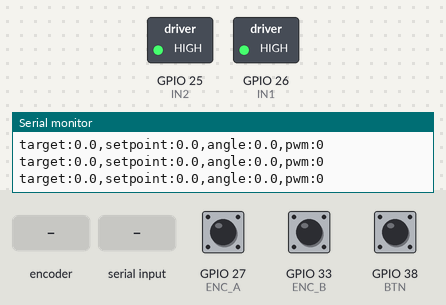
Bench run of a sketch on a simulated ESP32. Shown: switched loads named in the sketch (green lamp = pin HIGH), the last lines printed to the serial monitor. The test bench sets the inputs (shaded band); at power-on: GPIO 38 (BTN) HIGH, GPIO 27 (ENC_A) HIGH, GPIO 33 (ENC_B) HIGH. EEPROM starts erased.

Above: at 1.2 s.
1.3 s: rotary encoder on GPIO 27 (ENC_A) / GPIO 33 (ENC_B) turned 1 step (first pin leading)
At 1.53 s:
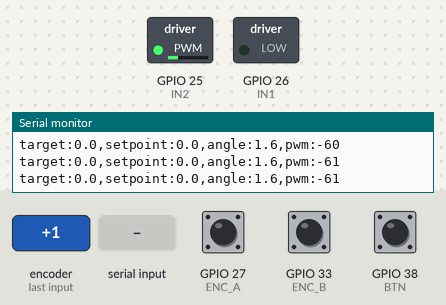
3.7 s: GPIO 38 (BTN) pulled LOW for 0.15 s
At 4.4 s:
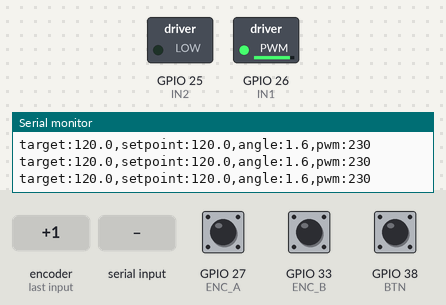
6.0 s: "5\n" received over Serial
At 6.15 s:
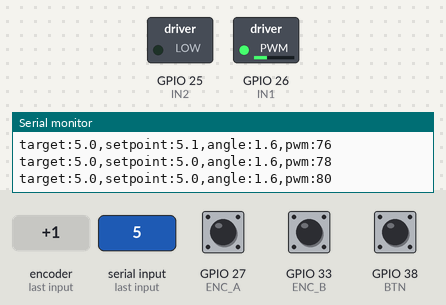
8.3 s: "0\n" received over Serial
At 9.8 s:
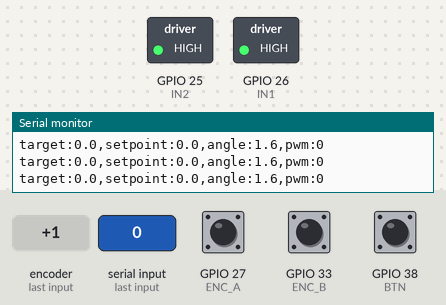
Timing chart, 0 to 11.3 s (numbered marks = the images above; inputs shaded):
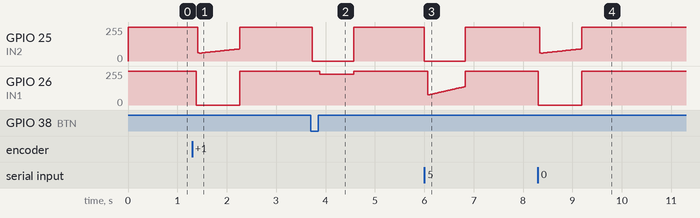

Measured:
- after the input at 1.3 s, GPIO 26 (IN1): 255/255 → 0/255 after 0.08 s, → 255/255 0.89 s later
- after the input at 3.7 s, GPIO 25 (IN2): 255/255 → 0/255 at once, → 255/255 0.83 s later; GPIO 26 (IN1): 255/255 → 229/255 after 0.18 s, → 255/255 0.69 s later
- after the input at 6.0 s, GPIO 25 (IN2): 255/255 → 0/255 at once, → 255/255 0.83 s later
- after the input at 8.3 s, GPIO 26 (IN1): 255/255 → 0/255 at once, → 255/255 0.89 s later

The sketch:

gearmotor_position_control.ino
```cpp
// Pololu #2215 (75:1 HP micro metal gearmotor) + magnetic encoder
// Board: Adafruit Feather ESP32 V2 (ESP32 Arduino core 3.x)
// Driver: DRV8833 (IN/IN)
//
// Closed-loop position control:
//   motion profile (smooth accel/decel) -> PID + friction compensation
//   -> settle check (must sit inside tolerance before it counts as "done")
//   -> active hold (re-corrects if it gets pushed off target)
//
// Control page: join Wi-Fi "MotorCtrl" (pw rotate120) -> http://192.168.4.1
// SW38 on the board = rotate by the current step (default 120 deg).
// Serial: type a number = go to that absolute angle, z = zero.

#include <Arduino.h>
#include <WiFi.h>
#include <WebServer.h>
#include <DNSServer.h>
#include <Preferences.h>

#define ENCODER_TEST 0   // 1 = motor off, print encoder A/B for hand-spin test

// ---------------- WI-FI ----------------
const char* AP_SSID = "MotorCtrl";
const char* AP_PASS = "rotate120";
const IPAddress AP_IP(192, 168, 4, 1);
WebServer server(80);
DNSServer dns;
Preferences prefs;

// ---------------- PINS ----------------
const int IN1 = 26, IN2 = 25;     // DRV8833 AIN1 / AIN2
const int ENC_A = 27, ENC_B = 33; // encoder OUT A / OUT B
const int BTN = 38;               // on-board SW38, active LOW
const int PWM_FREQ = 20000, PWM_RES = 8;

// ---------------- SETTINGS (editable from the page, saved to flash) ----------------
float cpr     = 12.0 * 75.81; // encoder counts per OUTPUT shaft rev (~910)
float stepDeg = 120.0;        // default rotate amount
float kp      = 8.0;          // PWM per deg of error
float ki      = 25.0;         // PWM per (deg*s) - removes steady-state error
float kd      = 0.15;         // PWM per (deg/s) of velocity error - damping
float vmax    = 360.0;        // max speed, deg/s
float acc     = 1500.0;       // accel/decel, deg/s^2
float ffPwm   = 45.0;         // PWM needed to just overcome friction

// ---------------- FIXED CONTROL CONSTANTS ----------------
const int   MAX_PWM      = 230;
const float I_LIMIT      = 80.0;   // max PWM contribution from integral
const float TOL_DEG      = 0.5;    // "arrived" tolerance
const float REENGAGE_DEG = 1.5;    // if pushed this far off while holding, correct
const float SETTLE_VEL   = 8.0;    // deg/s, must be slower than this to count as settled
const uint32_t SETTLE_MS = 150;    // must stay settled this long
const float DT           = 0.002;  // 500 Hz control loop

// ---------------- ENCODER ----------------
volatile long encCount = 0;
volatile uint8_t lastState = 0;
portMUX_TYPE encMux = portMUX_INITIALIZER_UNLOCKED;
const int8_t QEM[16] = {0,-1,1,0, 1,0,0,-1, -1,0,0,1, 0,1,-1,0};

void IRAM_ATTR encISR() {
  uint8_t s = (digitalRead(ENC_A) << 1) | digitalRead(ENC_B);
  portENTER_CRITICAL_ISR(&encMux);
  encCount += QEM[(lastState << 2) | s];
  lastState = s;
  portEXIT_CRITICAL_ISR(&encMux);
}
long readCount() { portENTER_CRITICAL(&encMux); long c = encCount; portEXIT_CRITICAL(&encMux); return c; }
void zeroCount() { portENTER_CRITICAL(&encMux); encCount = 0;      portEXIT_CRITICAL(&encMux); }

// ---------------- MOTOR ----------------
void setMotor(int pwm) {
  pwm = constrain(pwm, -255, 255);
  if (pwm > 0)      { ledcWrite(IN1, pwm); ledcWrite(IN2, 0); }
  else if (pwm < 0) { ledcWrite(IN1, 0);   ledcWrite(IN2, -pwm); }
  else              { ledcWrite(IN1, 255); ledcWrite(IN2, 255); }  // brake
}
void coastMotor() { ledcWrite(IN1, 0); ledcWrite(IN2, 0); }

// ---------------- STATE ----------------
enum State { HOLD, MOVING, CALIBRATING, FAULT };
State state = HOLD;
const char* faultMsg = "";

float target = 0;      // where the user wants to be (deg)
float sp = 0;          // profiled setpoint the loop actually chases
float spVel = 0;       // profile velocity
float angle = 0;       // measured
float vel = 0;         // measured, filtered (deg/s)
float integ = 0;
int   pwmOut = 0;

float countsPerDeg() { return cpr / 360.0; }

void startMove(float newTarget) {
  if (state == CALIBRATING) return;
  if (state != MOVING) {            // start profile from where we actually are
    sp = angle; spVel = 0; integ = 0;
  }
  target = newTarget;
  faultMsg = "";
  state = MOVING;
}

void stopHere() {
  target = sp = angle; spVel = 0; integ = 0;
  if (state != CALIBRATING) state = HOLD;
  faultMsg = "";
}

void setFault(const char* msg) { state = FAULT; faultMsg = msg; pwmOut = 0; integ = 0; }

// ---------------- CONTROL LOOP ----------------
void controlStep(float dt) {
  static float lastAngle = 0;
  static uint32_t settledSince = 0;
  static long lastCount = 0;
  static uint32_t lastCountChange = 0;
  static uint32_t wrongWaySince = 0;

  long c = readCount();
  angle = c / countsPerDeg();
  float vRaw = (angle - lastAngle) / dt;
  lastAngle = angle;
  vel += 0.1 * (vRaw - vel);

  if (state == CALIBRATING) { coastMotor(); pwmOut = 0; return; }
  if (state == FAULT)       { setMotor(0);  pwmOut = 0; return; }

  float finalErr = target - angle;

  if (state == HOLD) {
    pwmOut = 0;
    setMotor(0);                                   // brake
    if (fabs(finalErr) > REENGAGE_DEG) startMove(target);   // got pushed, fix it
    lastCount = c; lastCountChange = millis();
    return;
  }

  // ---- MOVING: 1) advance the motion profile ----
  float dist = target - sp;
  float vDes = (dist >= 0 ? 1 : -1) * min(vmax, sqrtf(2.0f * acc * fabs(dist)));
  float maxDv = acc * dt;
  spVel += constrain(vDes - spVel, -maxDv, maxDv);
  sp += spVel * dt;
  bool profileDone = false;
  if (fabs(target - sp) < 0.05 && fabs(spVel) <= maxDv * 2) { sp = target; spVel = 0; profileDone = true; }

  // ---- 2) PID on (setpoint - measured) ----
  float e = sp - angle;
  float ve = spVel - vel;
  integ += e * dt;
  if (ki > 0) integ = constrain(integ, -I_LIMIT / ki, I_LIMIT / ki);
  float u = kp * e + ki * integ + kd * ve;

  // ---- 3) friction compensation ----
  int pwm = 0;
  if (fabs(u) > 1.0) pwm = (int)(u + (u > 0 ? ffPwm : -ffPwm));
  pwm = constrain(pwm, -MAX_PWM, MAX_PWM);

  // ---- 4) arrived? must be inside tolerance AND slow for SETTLE_MS ----
  if (profileDone && fabs(finalErr) < TOL_DEG && fabs(vel) < SETTLE_VEL) {
    if (settledSince == 0) settledSince = millis();
    if (millis() - settledSince > SETTLE_MS) {
      state = HOLD; integ = 0; settledSince = 0;
      pwmOut = 0; setMotor(0);
      return;
    }
  } else {
    settledSince = 0;
  }

  // ---- 5) safety ----
  // driving hard but encoder not counting
  if (c != lastCount || abs(pwm) < ffPwm + 15) { lastCount = c; lastCountChange = millis(); }
  else if (millis() - lastCountChange > 800) { setFault("Motor is driven but encoder isn't counting - check encoder power/wiring or a jam."); return; }
  // driving one way, moving the other way
  if (abs(pwm) > ffPwm + 30 && fabs(vel) > 30 && ((pwm > 0) != (vel > 0))) {
    if (wrongWaySince == 0) wrongWaySince = millis();
    if (millis() - wrongWaySince > 250) { setFault("Motor and encoder directions are reversed - swap ENC_A/ENC_B in code or swap motor leads."); return; }
  } else wrongWaySince = 0;

  pwmOut = pwm;
  setMotor(pwm);
}

// ---------------- SETTINGS STORAGE ----------------
void loadSettings() {
  prefs.begin("motor", true);
  cpr     = prefs.getFloat("cpr", cpr);
  stepDeg = prefs.getFloat("step", stepDeg);
  kp      = prefs.getFloat("kp", kp);
  ki      = prefs.getFloat("ki", ki);
  kd      = prefs.getFloat("kd", kd);
  vmax    = prefs.getFloat("vmax", vmax);
  acc     = prefs.getFloat("acc", acc);
  ffPwm   = prefs.getFloat("ff", ffPwm);
  prefs.end();
}
void saveSettings() {
  prefs.begin("motor", false);
  prefs.putFloat("cpr", cpr);   prefs.putFloat("step", stepDeg);
  prefs.putFloat("kp", kp);     prefs.putFloat("ki", ki);   prefs.putFloat("kd", kd);
  prefs.putFloat("vmax", vmax); prefs.putFloat("acc", acc); prefs.putFloat("ff", ffPwm);
  prefs.end();
}

// ---------------- WEB PAGE ----------------
const char PAGE[] PROGMEM = R"HTML(
<!DOCTYPE html><html><head>
<meta name="viewport" content="width=device-width, initial-scale=1">
<title>Motor Control</title>
<style>
 *{box-sizing:border-box}
 body{font-family:-apple-system,system-ui,sans-serif;background:#111;color:#eee;margin:0;padding:16px;max-width:460px;margin:auto}
 h1{font-size:20px;margin:4px 0 12px}
 .card{background:#1c1c1e;border-radius:14px;padding:14px;margin-bottom:12px}
 .big{font-size:44px;font-weight:700;font-variant-numeric:tabular-nums}
 .row{display:flex;gap:8px;align-items:center;margin:6px 0}
 .lbl{color:#999;font-size:13px}
 .val{font-variant-numeric:tabular-nums}
 button{flex:1;font-size:18px;padding:16px;border:0;border-radius:12px;color:#fff;background:#3a3a3c}
 button.go{background:#2b7cff} button.warn{background:#c0392b}
 button:active{transform:scale(.97)}
 input{width:100%;font-size:18px;padding:10px;border-radius:10px;border:1px solid #444;background:#000;color:#eee}
 .state{font-weight:700} .HOLD{color:#4cd964} .MOVING{color:#ffcc00} .FAULT{color:#ff5a5a} .CALIBRATING{color:#5ac8fa}
 #fault{color:#ff5a5a;font-size:14px;margin-top:6px}
 details summary{cursor:pointer;color:#aaa}
 .grid{display:grid;grid-template-columns:1fr 1fr;gap:8px;margin-top:8px}
 .grid label{font-size:12px;color:#999}
 .small{font-size:13px;color:#999;line-height:1.4}
</style></head><body>
<h1>Gearmotor Control</h1>

<div class="card">
 <div class="lbl">Angle</div>
 <div class="big"><span id="ang">--</span>&deg;</div>
 <div class="row"><span class="lbl">Target</span><span class="val" id="tgt">--</span>&deg;
  <span class="lbl" style="margin-left:12px">Error</span><span class="val" id="err">--</span>&deg;</div>
 <div class="row"><span class="lbl">State</span><span id="st" class="state">--</span>
  <span class="lbl" style="margin-left:12px">PWM</span><span class="val" id="pwm">--</span></div>
 <div id="fault"></div>
</div>

<div class="card">
 <div class="lbl">Step (degrees)</div>
 <input id="step" type="number" step="any" value="120">
 <div class="row">
  <button onclick="rot(-1)">&minus;<span class="sv">120</span>&deg;</button>
  <button class="go" onclick="rot(1)">+<span class="sv">120</span>&deg;</button>
 </div>
 <div class="lbl" style="margin-top:10px">Go to absolute angle</div>
 <div class="row"><input id="abs" type="number" step="any" placeholder="e.g. 0, 90, 360"><button style="flex:0 0 80px" onclick="go()">Go</button></div>
 <div class="row">
  <button class="warn" onclick="q('/stop')">Stop</button>
  <button onclick="q('/zero')">Set 0&deg; here</button>
 </div>
</div>

<div class="card">
 <details><summary>Calibrate (if 120&deg; isn't really 120&deg;)</summary>
  <p class="small">1. Mark the output shaft. 2. Tap Start (motor goes limp).
  3. Turn the output shaft exactly one full turn by hand. 4. Tap Done.</p>
  <div class="row"><button onclick="q('/cal/start')">Start</button><button class="go" onclick="q('/cal/done')">Done</button></div>
  <div class="small">Counts per output rev: <span id="cprv">--</span> &nbsp; Raw counts: <span id="cnt">--</span></div>
 </details>
</div>

<div class="card">
 <details><summary>Tuning</summary>
  <div class="grid">
   <div><label>Kp (PWM/deg)</label><input id="kp" type="number" step="any"></div>
   <div><label>Ki (PWM/deg&middot;s)</label><input id="ki" type="number" step="any"></div>
   <div><label>Kd (PWM per deg/s)</label><input id="kd" type="number" step="any"></div>
   <div><label>Friction PWM</label><input id="ff" type="number" step="any"></div>
   <div><label>Max speed (deg/s)</label><input id="vmax" type="number" step="any"></div>
   <div><label>Accel (deg/s&sup2;)</label><input id="acc" type="number" step="any"></div>
   <div><label>Counts / output rev</label><input id="cpr" type="number" step="any"></div>
  </div>
  <div class="row"><button class="go" onclick="save()">Save</button></div>
 </details>
</div>

<script>
const $=id=>document.getElementById(id);
const KEYS=['kp','ki','kd','ff','vmax','acc','cpr'];
let loaded=false,busy=false;
function show(d){
 $('ang').textContent=d.angle.toFixed(1);
 $('tgt').textContent=d.target.toFixed(1);
 $('err').textContent=(d.target-d.angle).toFixed(1);
 $('pwm').textContent=d.pwm;
 $('st').textContent=d.state; $('st').className='state '+d.state;
 $('fault').textContent=d.fault;
 $('cprv').textContent=d.cpr.toFixed(1); $('cnt').textContent=d.counts;
 if(!loaded){ KEYS.forEach(k=>$(k).value=d[k]); $('step').value=d.step; upLbl(); loaded=true; }
}
function q(u){return fetch(u,{cache:'no-store'}).then(r=>r.json()).then(show).catch(()=>{});}
function poll(){ if(busy)return; busy=true; q('/status').finally(()=>busy=false); }
function stepVal(){ const v=parseFloat($('step').value); return isNaN(v)?120:v; }
function upLbl(){ document.querySelectorAll('.sv').forEach(e=>e.textContent=stepVal()); }
function rot(s){ q('/move?d='+(s*stepVal())); }
function go(){ const v=parseFloat($('abs').value); if(!isNaN(v)) q('/goto?a='+v); }
function save(){ q('/set?'+KEYS.map(k=>k+'='+encodeURIComponent($(k).value)).join('&')); }
$('step').addEventListener('input',upLbl);
$('step').addEventListener('change',()=>q('/set?step='+stepVal()));
setInterval(poll,400); poll();
</script></body></html>
)HTML";

const char* stateName() {
  switch (state) { case HOLD: return "HOLD"; case MOVING: return "MOVING";
                   case CALIBRATING: return "CALIBRATING"; default: return "FAULT"; }
}

void sendStatus() {
  char buf[512];
  snprintf(buf, sizeof(buf),
    "{\"angle\":%.2f,\"target\":%.2f,\"pwm\":%d,\"state\":\"%s\",\"fault\":\"%s\","
    "\"counts\":%ld,\"cpr\":%.2f,\"step\":%.2f,\"kp\":%.3f,\"ki\":%.3f,\"kd\":%.3f,"
    "\"vmax\":%.1f,\"acc\":%.1f,\"ff\":%.1f}",
    angle, target, pwmOut, stateName(), faultMsg, readCount(), cpr, stepDeg,
    kp, ki, kd, vmax, acc, ffPwm);
  server.sendHeader("Cache-Control", "no-store");
  server.send(200, "application/json", buf);
}

void sendPage() {
  server.sendHeader("Cache-Control", "no-store");
  server.send_P(200, "text/html", PAGE);
}

float argF(const char* name, float def) {
  return server.hasArg(name) ? server.arg(name).toFloat() : def;
}

void setupWeb() {
  WiFi.mode(WIFI_AP);
  WiFi.softAPConfig(AP_IP, AP_IP, IPAddress(255, 255, 255, 0));
  WiFi.softAP(AP_SSID, AP_PASS, 6);
  WiFi.setSleep(false);
  dns.setErrorReplyCode(DNSReplyCode::NoError);
  dns.start(53, "*", AP_IP);

  server.on("/", sendPage);
  server.on("/generate_204", sendPage);
  server.on("/gen_204", sendPage);
  server.on("/hotspot-detect.html", sendPage);
  server.on("/library/test/success.html", sendPage);
  server.on("/connecttest.txt", sendPage);
  server.on("/ncsi.txt", sendPage);
  server.on("/favicon.ico", []() { server.send(204); });

  server.on("/status", sendStatus);
  server.on("/move", []() { startMove(target + argF("d", stepDeg)); sendStatus(); });
  server.on("/goto", []() { if (server.hasArg("a")) startMove(argF("a", target)); sendStatus(); });
  server.on("/stop", []() { stopHere(); sendStatus(); });
  server.on("/zero", []() {
    zeroCount(); angle = 0; target = sp = 0; spVel = 0; integ = 0;
    if (state != CALIBRATING) state = HOLD;
    faultMsg = ""; sendStatus();
  });
  server.on("/cal/start", []() {
    state = CALIBRATING; zeroCount(); angle = 0; faultMsg = ""; sendStatus();
  });
  server.on("/cal/done", []() {
    if (state == CALIBRATING) {
      long n = labs(readCount());
      if (n > 50) { cpr = n; saveSettings(); }
      else faultMsg = "Calibration ignored: barely any counts. Was the encoder working?";
      zeroCount(); angle = 0; target = sp = 0; spVel = 0; integ = 0;
      state = HOLD;
    }
    sendStatus();
  });
  server.on("/set", []() {
    stepDeg = argF("step", stepDeg);
    kp = argF("kp", kp); ki = argF("ki", ki); kd = argF("kd", kd);
    vmax = max(10.0f, argF("vmax", vmax));
    acc  = max(10.0f, argF("acc", acc));
    ffPwm = constrain(argF("ff", ffPwm), 0.0f, 200.0f);
    float newCpr = argF("cpr", cpr);
    if (newCpr > 10) cpr = newCpr;
    saveSettings();
    sendStatus();
  });
  server.onNotFound([]() {
    server.sendHeader("Location", "http://192.168.4.1/", true);
    server.send(302, "text/plain", "");
  });
  server.begin();
  Serial.printf("\nWi-Fi AP \"%s\" up. Open http://%s\n", AP_SSID, WiFi.softAPIP().toString().c_str());
}

// ---------------- PHYSICAL BUTTON / SERIAL ----------------
void handleButton() {
  static bool lastStable = HIGH, lastRead = HIGH;
  static uint32_t changedAt = 0;
  bool r = digitalRead(BTN);
  if (r != lastRead) { lastRead = r; changedAt = millis(); }
  if (millis() - changedAt > 30 && r != lastStable) {
    lastStable = r;
    if (r == LOW) startMove(target + stepDeg);
  }
}

void handleSerial() {
  if (!Serial.available()) return;
  String s = Serial.readStringUntil('\n');
  s.trim();
  if (s.length() == 0) return;
  if (s == "z" || s == "Z") { zeroCount(); angle = 0; target = sp = 0; spVel = 0; integ = 0; state = HOLD; }
  else startMove(s.toFloat());
}

// ---------------- SETUP / LOOP ----------------
void setup() {
  Serial.begin(115200);
  Serial.setTimeout(5);
  ledcAttach(IN1, PWM_FREQ, PWM_RES);
  ledcAttach(IN2, PWM_FREQ, PWM_RES);
  setMotor(0);

  pinMode(BTN, INPUT);
  pinMode(ENC_A, INPUT_PULLUP);
  pinMode(ENC_B, INPUT_PULLUP);
  lastState = (digitalRead(ENC_A) << 1) | digitalRead(ENC_B);
  attachInterrupt(digitalPinToInterrupt(ENC_A), encISR, CHANGE);
  attachInterrupt(digitalPinToInterrupt(ENC_B), encISR, CHANGE);
  zeroCount();

  loadSettings();
  setupWeb();
}

void loop() {
  dns.processNextRequest();
  server.handleClient();
  handleButton();
  handleSerial();

#if ENCODER_TEST
  setMotor(0);
  static uint32_t tp = 0;
  if (millis() - tp > 20) { tp = millis();
    Serial.printf("A:%d,B:%d,counts:%ld\n", digitalRead(ENC_A), digitalRead(ENC_B), readCount()); }
  return;
#endif

  // fixed-rate control (catches up if Wi-Fi handling took a few ms)
  static uint32_t lastUs = micros();
  uint32_t now = micros();
  float elapsed = (now - lastUs) * 1e-6;
  if (elapsed >= DT) {
    lastUs = now;
    controlStep(min(elapsed, 0.02f));
  }

  // Serial Plotter
  static uint32_t lastPrint = 0;
  if (millis() - lastPrint >= 20) {
    lastPrint = millis();
    Serial.printf("target:%.1f,setpoint:%.1f,angle:%.1f,pwm:%d\n", target, sp, angle, pwmOut);
  }
}
```
